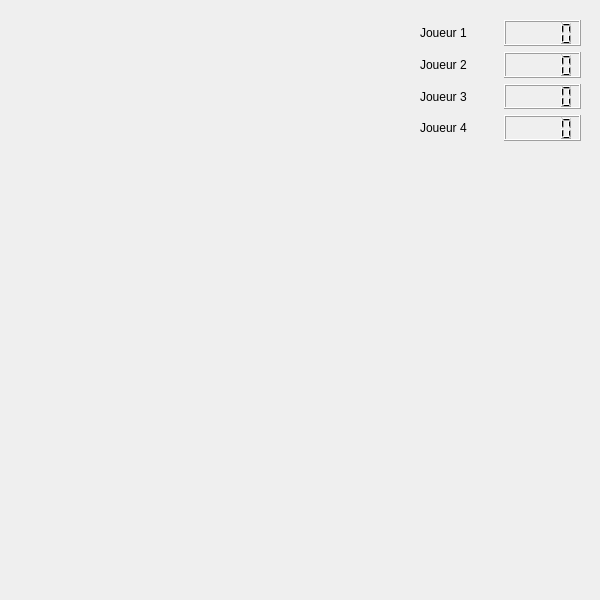
<?xml version="1.0" encoding="UTF-8"?>
<ui version="4.0">
 <class>InterfacePrincipale</class>
 <widget class="QWidget" name="InterfacePrincipale">
  <property name="enabled">
   <bool>true</bool>
  </property>
  <property name="geometry">
   <rect>
    <x>0</x>
    <y>0</y>
    <width>600</width>
    <height>600</height>
   </rect>
  </property>
  <property name="windowTitle">
   <string>Form</string>
  </property>
  <widget class="QWidget" name="layoutWidget">
   <property name="geometry">
    <rect>
     <x>420</x>
     <y>20</y>
     <width>161</width>
     <height>121</height>
    </rect>
   </property>
   <layout class="QVBoxLayout" name="verticalLayout">
    <item>
     <layout class="QHBoxLayout" name="horizontalLayout">
      <item>
       <widget class="QLabel" name="labelJ1">
        <property name="text">
         <string>Joueur 1</string>
        </property>
       </widget>
      </item>
      <item>
       <widget class="QLCDNumber" name="lcdNumberScoreJ1"/>
      </item>
     </layout>
    </item>
    <item>
     <layout class="QHBoxLayout" name="horizontalLayout_2">
      <item>
       <widget class="QLabel" name="labelJ2">
        <property name="text">
         <string>Joueur 2</string>
        </property>
       </widget>
      </item>
      <item>
       <widget class="QLCDNumber" name="lcdNumberScoreJ2"/>
      </item>
     </layout>
    </item>
    <item>
     <layout class="QHBoxLayout" name="horizontalLayout_3">
      <item>
       <widget class="QLabel" name="labelJ3">
        <property name="text">
         <string>Joueur 3</string>
        </property>
       </widget>
      </item>
      <item>
       <widget class="QLCDNumber" name="lcdNumberScoreJ3"/>
      </item>
     </layout>
    </item>
    <item>
     <layout class="QHBoxLayout" name="horizontalLayout_4">
      <item>
       <widget class="QLabel" name="labelJ4">
        <property name="enabled">
         <bool>true</bool>
        </property>
        <property name="text">
         <string>Joueur 4</string>
        </property>
       </widget>
      </item>
      <item>
       <widget class="QLCDNumber" name="lcdNumberScoreJ4"/>
      </item>
     </layout>
    </item>
   </layout>
  </widget>
 </widget>
 <resources/>
 <connections/>
</ui>
